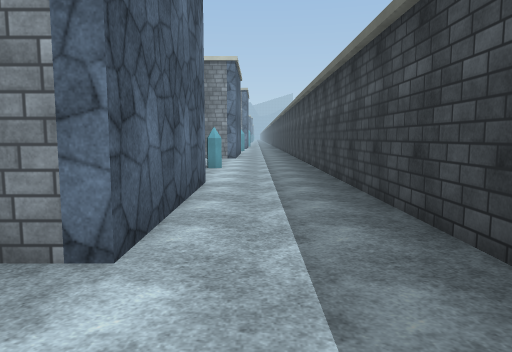
[1] (above)

19 first-person views from a walk through a scene from a Unity 3-D project. The camera is 1.5 m above the floor, tilts 6° down and sees 70° across. The floor is counted in squares, 2 m on a side. Each view is taken from the middle of a square. On the plan, view 1 faces up. The plan holds only what a view shows up to about 11 squares ahead; the rest is blank. The place goes on beyond the plan. The player character is not drawn. Surface patterns are stand-ins for the level's own textures.

[2]
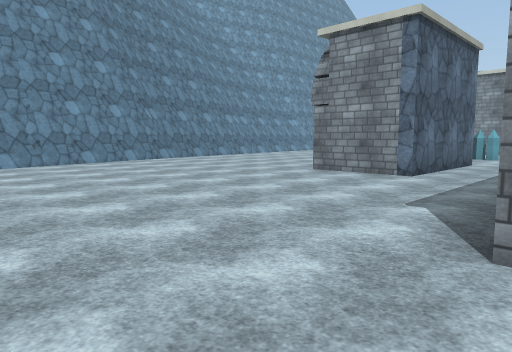

[3]
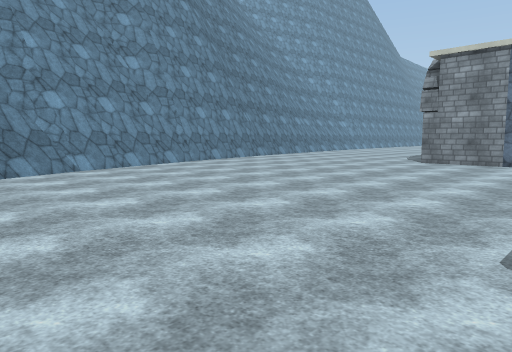

[4]
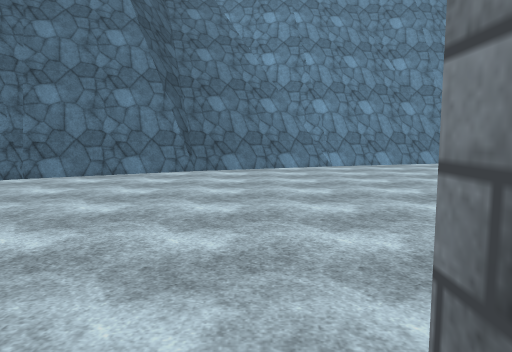

[5]
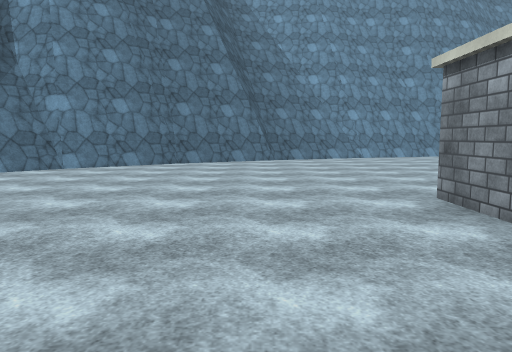

[6]
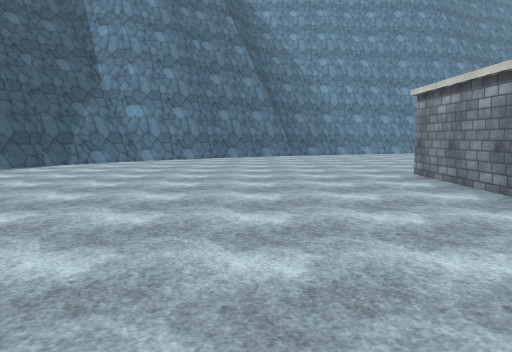

[7]
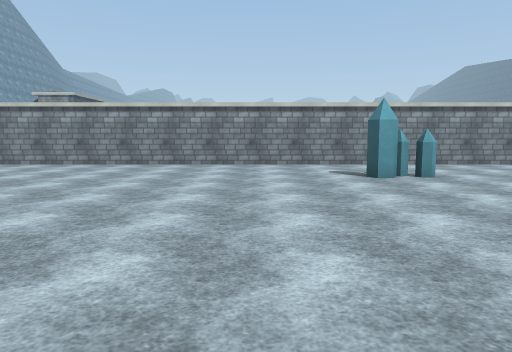

[8]
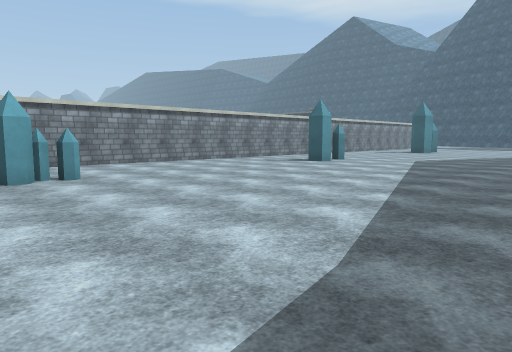

[9]
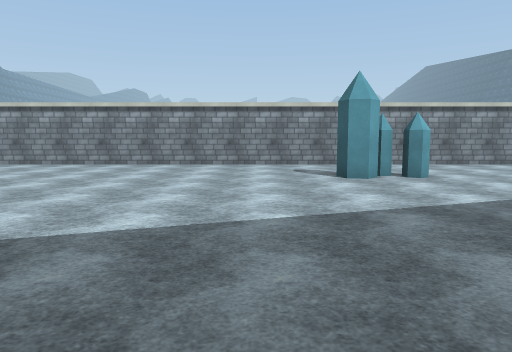

[10]
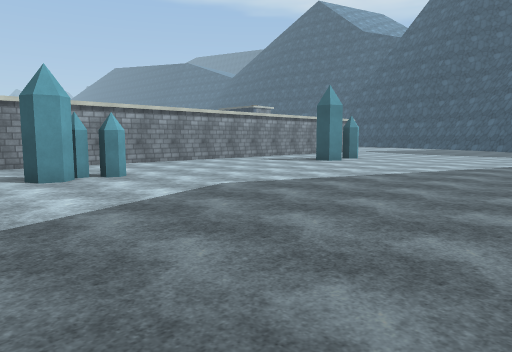

[11]
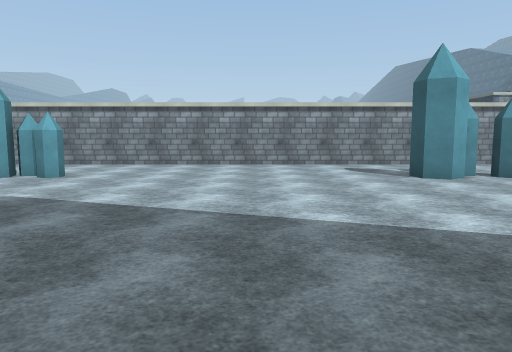

[12]
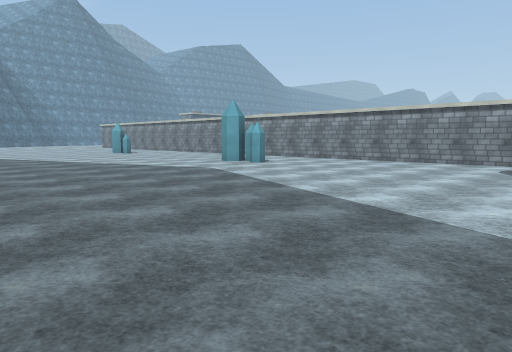

[13]
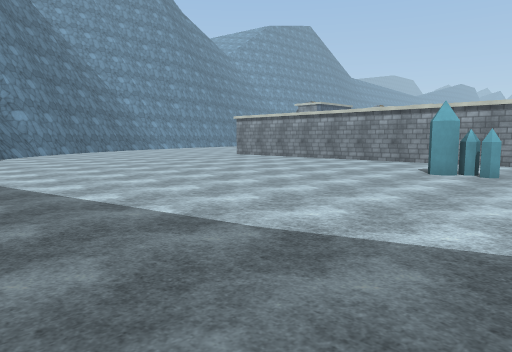

[14]
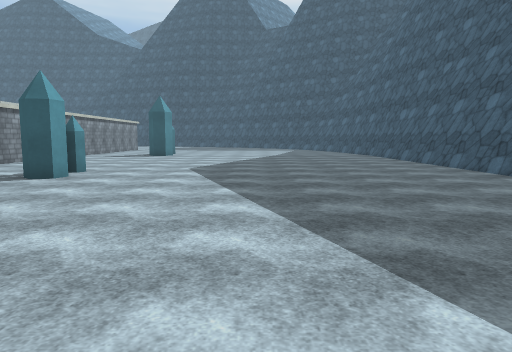

[15]
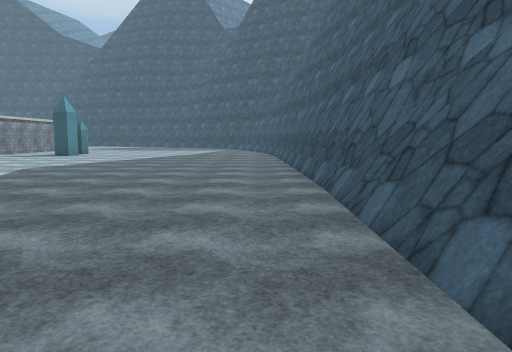

[16]
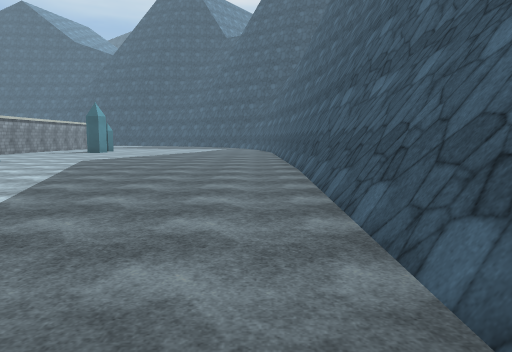

[17]
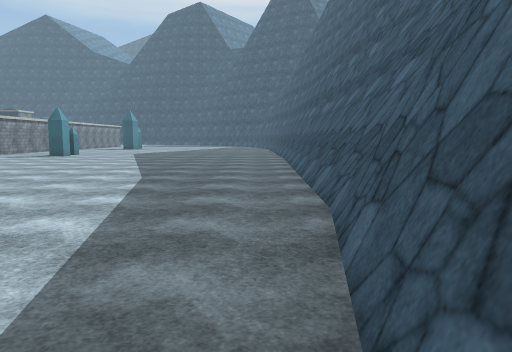

[18]
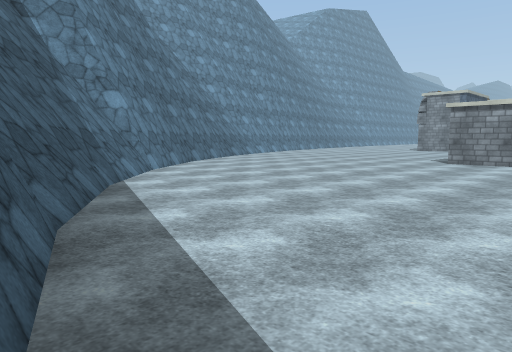

[19]
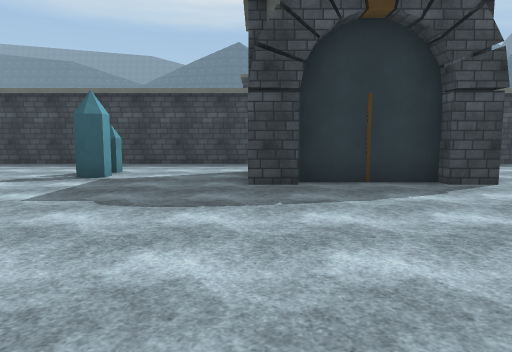

### Floor plan
Points are (right, up) in squares from view 1. A wall is a line through its corners. A room is listed if a view was taken in it or the views show most of it. See-through windows are left out.
Room 1 (views 1, 2, 3, 4, 5, 6, 7, 8, 9, 10, 11, 12, 13, 14, 15, 16, 17, 18, 19)
walls: (2.3, -18.3) (3.8, -18.9); (1.5, 2) (1.5, 12.5); (5.5, -19.5) (8.7, -20); (-0.9, -16.7) (1.5, -18.2); (6.1, -19.8) (8.4, -20.2); (8.8, -19.9) (24, -20.2); (-1, -17) (1.2, -18.3); (-3, -14.8) (-0.8, -16.9); (8.9, -20.1) (17.9, -20.3); (9.2, -20.4) (15.7, -20.5); (-4.9, -12.4) (-3.1, -14.9) (-3.1, -15.1) (-0.9, -17.1); (-6.5, -9.5) (-4.8, -12.5); (-2.9, 2.9) (-2.9, 5.4); (-8, -6.2) (-6.6, -9.6); (-0.8, 6.1) (-0.8, 2.1) (-3.2, 2.1) (-3.2, 2.9); (17.7, -20.5) (18.5, -20.4); (-3.2, 5.2) (-3.2, 6.1); (18.4, -20.4) (24.2, -20.5); (-9.1, -2) (-9.1, -2.5) (-8, -6.1) (-8.1, -6.6) (-6.8, -9.6); (-9.4, -0.7) (-7.8, -6.1); (-9.6, -0.9) (-9.2, -2.2); (29.4, -7.7) (1.5, -7.7)
low walls: (-2.9, -14.7) (-0.7, -16.7); (-4.7, -12.3) (-2.8, -14.8); (-6.3, -9.4) (-4.6, -12.4); (-7.8, -6.1) (-6.4, -9.5); (-9.2, -0.5) (-8.8, -2.2)
objects: other object (-2, 9); other object (-1, 9); other object (11, -11); other object (12, -11); other object (20, -11); other object (21, -11); other object (28, -11); other object (29, -11)

Positions as (right, up) in squares from view 1, and headings:
1: (0, 0), facing up
2: (2, -5), facing up-left
3: (1, -9), facing up-left
4: (2, -8), facing left
5: (6, -10), facing left
6: (9, -11), facing left
7: (9, -18), facing up
8: (10, -18), facing up-right
9: (18, -18), facing up
10: (18, -18), facing up-right
11: (25, -18), facing up
12: (29, -19), facing up-left
13: (14, -19), facing up-left
14: (13, -15), facing right
15: (13, -19), facing right
16: (10, -19), facing right
17: (5, -19), facing right
18: (5, -19), facing up-left
19: (-9, 6), facing right
